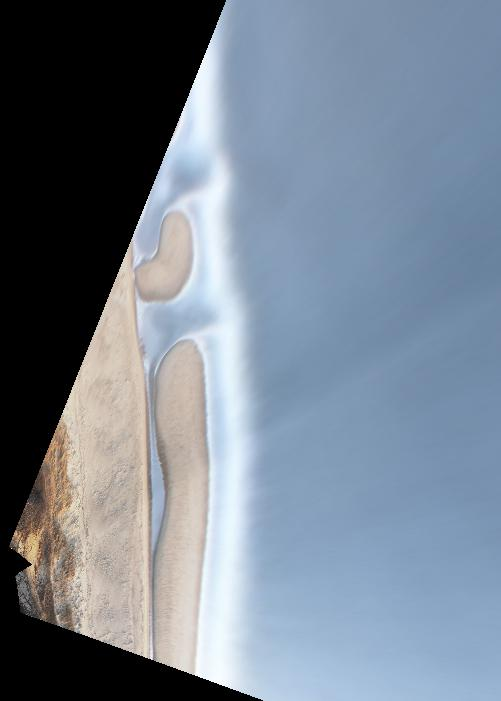
#> input picture 1581508801.rectified.jpg, 501 x 701 px
$ jupyter execute test_segmentation.ipynb   (older library calls are emulated)
#> lines starting #> are read from the running program, lines starting #| are printed output that depends on the picture
[cell 1]
from sklearn.cluster import KMeans
import numpy as np
import pandas as pd
import matplotlib.pyplot as plt
from skimage import io
from sklearn.preprocessing import MinMaxScaler
from sklearn.neighbors import KernelDensity
import skimage.segmentation as seg
import skimage.filters as filters
import skimage.draw as draw
import skimage.color as color

with open('1581508801.rectified.jpg','rb') as f:
    im = io.imread(f)
#> im is the input picture: shape (701, 501, 3); mean R, G, B 118.1, 129.9, 143.8

plt.imshow(im)

[cell 2]
im_slic = seg.slic(im,n_segments=100,start_label=1,compactness=.1,enforce_connectivity=True)
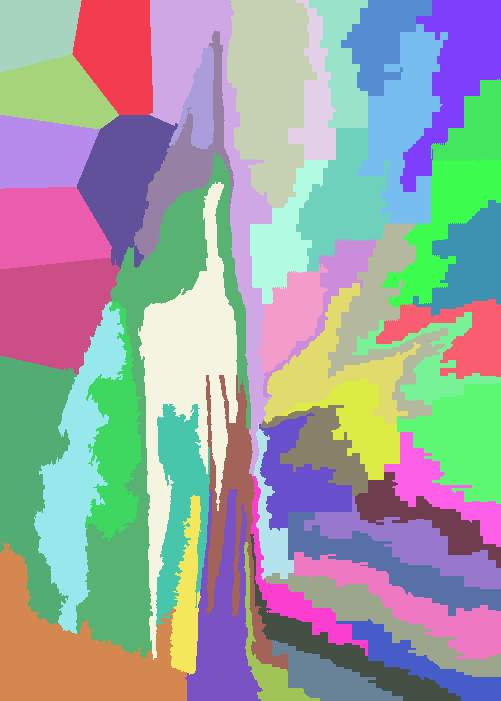
#> im_slic: shape (701, 501) int64; 53 distinct labels, from 1 to 53; one colour per label, 0 black
im_felz = seg.felzenszwalb(im, scale=1000, sigma=0.8, min_size=20, multichannel=True)
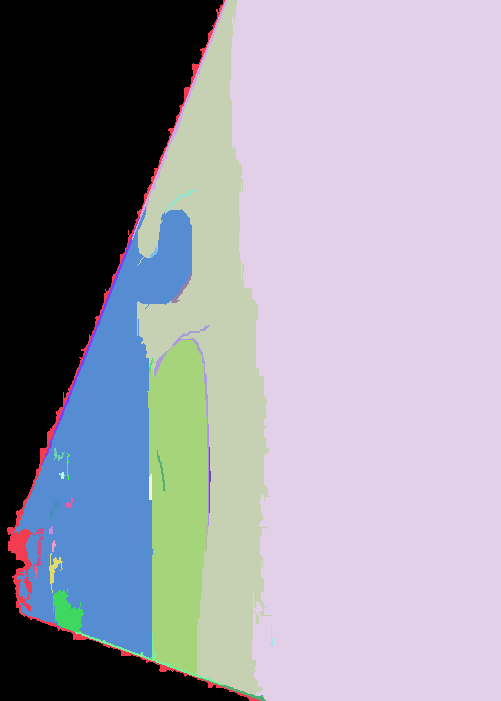
#> im_felz: shape (701, 501) int64; 32 distinct labels, from 0 to 31; one colour per label, 0 black
im_quick = seg.quickshift(im, ratio=1.0, kernel_size=5, max_dist=10, return_tree=False, sigma=0, convert2lab=True, random_seed=42)
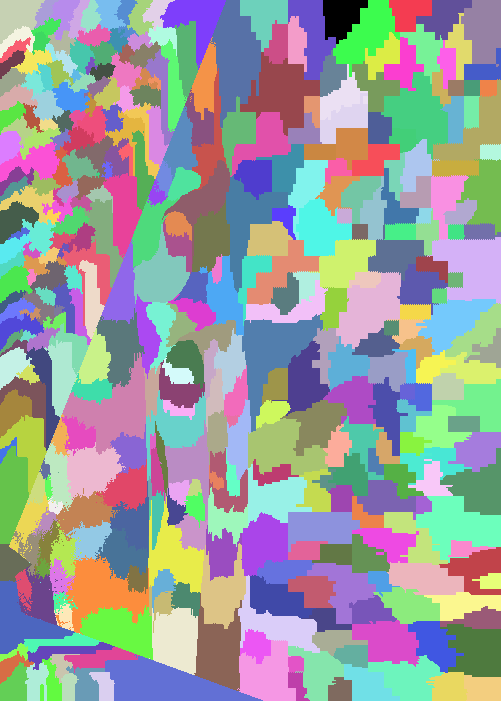
#> im_quick: shape (701, 501) int64; 412 distinct labels, from 0 to 411; one colour per label, 0 black
gradient = filters.sobel(color.rgb2gray(im))
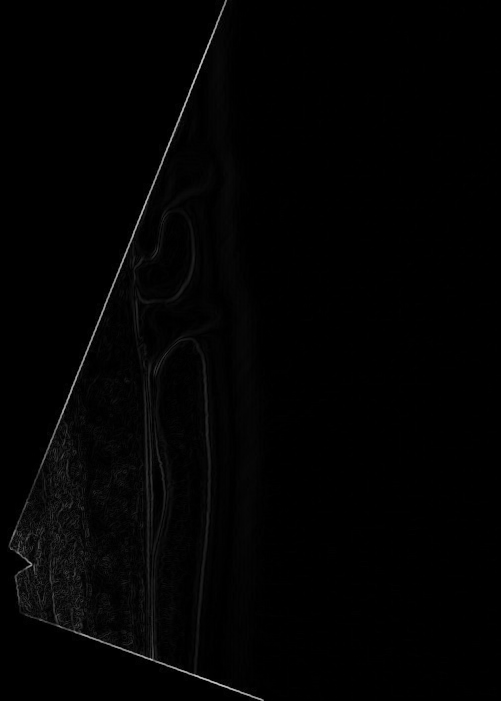
#> gradient: shape (701, 501) float64; min 0, max 0.77, mean 0.0109
im_watershed=segments_watershed = seg.watershed(gradient, markers=250, compactness=0.001)
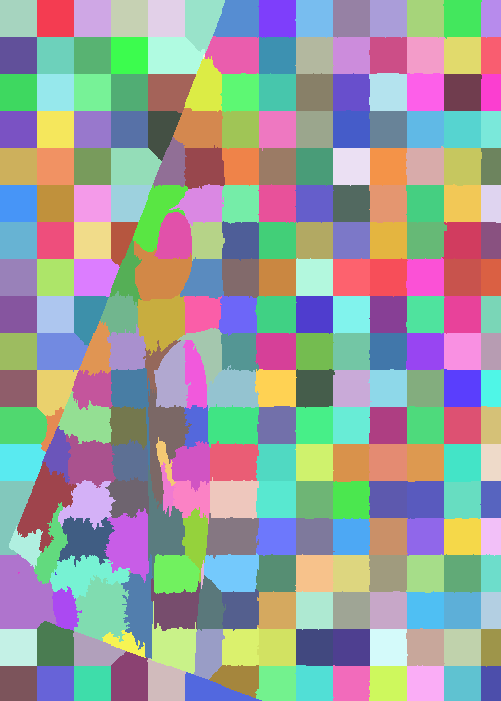
#> im_watershed: shape (701, 501) int64; 266 distinct labels, from 1 to 266; one colour per label, 0 black

[cell 3]
fig, (ax1, ax2, ax3, ax4) = plt.subplots(nrows=1, ncols=4, figsize=(12, 3),
                                    sharex=True, sharey=True)
for aa in (ax1, ax2, ax3, ax4):
    aa.set_axis_off()
ax1.imshow(color.label2rgb(im_slic, im, kind='avg',bg_label=0))
ax1.set_title('Kmeans {}'.format(np.max(im_slic)))
ax2.imshow(color.label2rgb(im_felz, im, kind='avg',bg_label=0))
ax2.set_title('Felzenswalb {}'.format(np.max(im_felz)))
ax3.imshow(color.label2rgb(im_quick, im, kind='avg',bg_label=0))
ax3.set_title('Quick {}'.format(np.max(im_quick)))
ax4.imshow(color.label2rgb(im_watershed, im, kind='avg',bg_label=0))
ax4.set_title('Watershed {}'.format(np.max(im_watershed)))

plt.tight_layout()
plt.show()
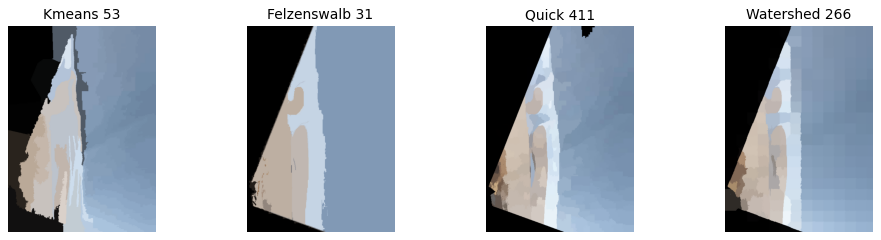
#> figure drawn by matplotlib, 4 panels

[cell 4]
import numpy as np
import matplotlib.pyplot as plt


np.random.seed(12345)
# similar to MATLAB ksdensity example x = [randn(30,1); 5+randn(30,1)];
Vecvalues=np.concatenate((np.random.normal(0,1,30), np.random.normal(5,1,30)))[:,None]
Vecpoints=np.linspace(-8,12,100)[:,None]
kde = KernelDensity(kernel='gaussian', bandwidth=0.5).fit(Vecvalues)
logkde = kde.score_samples(Vecpoints)
plt.plot(Vecpoints,np.exp(logkde))
plt.show()
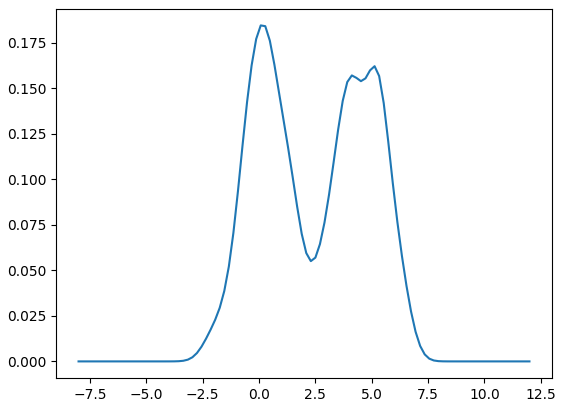
#> figure drawn by matplotlib, 1 panel; curve peaks at x = 0.0808, y = 0.185

[cell 5]
i = 500
pr = (im[i,:,0]-im[i,:,2]).reshape(-1,1)
#> pr = 501 values, max 255 at index 166, min 0 at index 0, mean 139.1
kde = KernelDensity(kernel='gaussian', bandwidth=0.5).fit(pr)
logkde = kde.score_samples(pr)
#> logkde = 501 values, max -1.78 at index 352, min -6.44 at index 209, mean -3.47
plt.plot(pr,np.exp(logkde),'o')
plt.show()
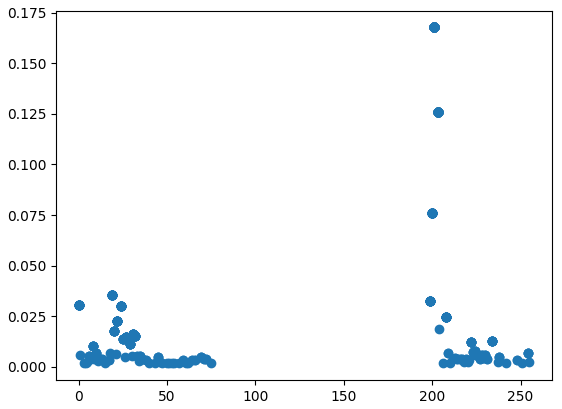
#> figure drawn by matplotlib, 1 panel

[cell 6]
print(np.shape(im[300,:,1].reshape(-1,1)))
#| (501, 1)
